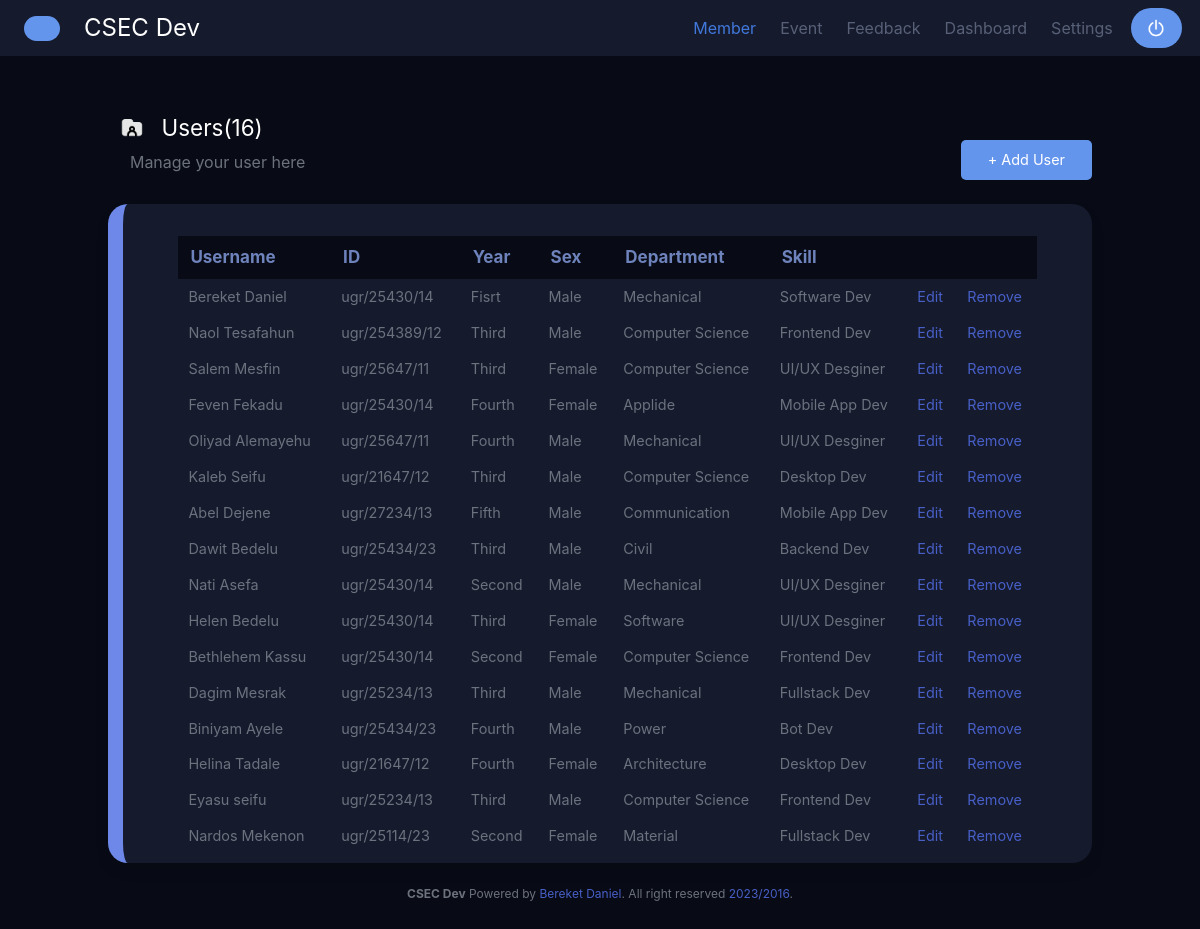
The app's page /member/ (signed in) with its own data.
### DevApp/models.py (models this page shows, shortened)
class Member(models.Model):
  fisrtname = models.CharField(max_length=255)
  ugr = models.CharField(max_length=255)
  sex = models.CharField(max_length=255)
  department  = models.CharField(max_length=255)
  year = models.CharField(max_length=255)
  skill = models.CharField(max_length=255)

### DevApp/views.py (the view, shortened to what this page needs)
# urls.py: path('member/', views.member, name = 'member'),
def member(request):
    memberList = Member.objects.all()
    totalMember = Member.objects.count()
    name = request.session.get('name')
    if name:
        return render(request, "member.html" ,{'memberList': memberList,"totalMember":totalMember})
    else:
        return redirect('login')

### templates/member.html (shortened to what this page needs)
{% extends 'base.html' %}
{% load static %}
{% block content %}
<center>
  <div style="color: white; font-size: 1.4rem; font-weight: semi bold; float: left; " ><span class="icon-text ">
    <span class="icon mt-3">
      <img src="{% static "images/folder.png" %}" >
    </span>
    <span class="column ">Users({{totalMember}})</span>
  </span>
</div>
  <br>  <br>
  <div class="columns is-flex-direction-row is-justify-content-space-between">
    <div id="manage-txt" style="color:  #6c717e; font-size: 1rem; font-weight: normal; padding-top: 0.6rem; margin-left: -9.8rem;">Manage your user here</div>
    <div  class="buttons">
      <a id="btn-add" class="button is-primary js-modal-trigger"  data-target="modal-js-example" style="border-radius: 5px; background-color: cornflowerblue;  ">
        <strong style="font-size: 0.9rem; font-weight:normal; padding-left: 10px; padding-right: 10px;">+ Add User</strong>
      </a>
    </div>
  </div>
  <br>
  <div class="columns box is-centered second-col"  style="background-color: #151B2D; height: 70vh; border-radius: 20px; border-left: #6d88e8 solid 15px; overflow-x: scroll;" >
    <div class="column">
      <table class="table  is-borderless  " style="width: 95%; background-color:  #151B2D ;">
        <thead class="has-text-white" style="border-radius: 10px;">
          <tr  class=" is-rounded" style="background-color: #080B15;">
            <th><abbr style="color: #6e82bc;" >Username</abbr></th>
            <th><abbr   style="color: #6e82bc;">ID</abbr></th>
            <th><abbr   style="color: #6e82bc;">Year</abbr></th>
            <th><abbr   style="color: #6e82bc;">Sex</abbr></th>
            <th><abbr   style="color: #6e82bc;">Department</abbr></th>
            <th><abbr   style="color: #6e82bc;">Skill</abbr></th>
            <th><abbr   style="color: #6e82bc;" ></abbr></th>
            <th><abbr   style="color: #6e82bc;" ></abbr></th>
          </tr>
        </thead>
        <tbody class="tb "  style="font-size: 1rem;" >
          {% for memberLists in memberList %}
          <tr style="color: #6c717e; ">
            <td  style="font-size:0.9rem;">{{ memberLists.fisrtname }} </td>
            <td style="font-size:0.9rem;">{{ memberLists.ugr }} </td>
            <td style="font-size:0.9rem;">{{ memberLists.year }} </td>
            <td style="font-size:0.9rem;">{{ memberLists.sex}} </td>
            <td style="font-size:0.9rem;">{{ memberLists.department }} </td>
            <td style="font-size:0.9rem;">{{ memberLists.skill }} </td>
            <td style="font-size:0.9rem; color: cornflowerblue"><a href="updateMember/{{memberLists.id}}" data-target="modal-js"  class="js-modal">Edit</a></td>
            <td style="font-size:0.9rem; color: cornflowerblue"><a href="deleteMember/{{memberLists.id}}">Remove</a></td>
          </tr>
          {% endfor %}
        </tbody>
      </table>
    </div>
  </div>
</center>
{% endblock %}

### templates/base.html (style rules this page uses)
.table td { font-size: 17px; border: none }
.table th { font-size: 17px; border: none }

### records on screen
Member: fisrtname "Bereket Daniel", ugr "ugr/25430/14", year "Fisrt", sex "Male", department "Mechanical", skill "Software Dev"
Member: fisrtname "Naol Tesafahun", ugr "ugr/254389/12", year "Third", sex "Male", department "Computer Science", skill "Frontend Dev"
Member: fisrtname "Salem Mesfin", ugr "ugr/25647/11", year "Third", sex "Female", department "Computer Science", skill "UI/UX Desginer"
Member: fisrtname "Feven Fekadu", ugr "ugr/25430/14", year "Fourth", sex "Female", department "Applide", skill "Mobile App Dev"
Member: fisrtname "Oliyad Alemayehu", ugr "ugr/25647/11", year "Fourth", sex "Male", department "Mechanical", skill "UI/UX Desginer"
Member: fisrtname "Kaleb Seifu", ugr "ugr/21647/12", year "Third", sex "Male", department "Computer Science", skill "Desktop Dev"
Member: fisrtname "Abel Dejene", ugr "ugr/27234/13", year "Fifth", sex "Male", department "Communication", skill "Mobile App Dev"
Member: fisrtname "Dawit Bedelu", ugr "ugr/25434/23", year "Third", sex "Male", department "Civil", skill "Backend Dev"
Member: fisrtname "Nati Asefa", ugr "ugr/25430/14", year "Second", sex "Male", department "Mechanical", skill "UI/UX Desginer"
Member: fisrtname "Helen Bedelu", ugr "ugr/25430/14", year "Third", sex "Female", department "Software", skill "UI/UX Desginer"
Member: fisrtname "Bethlehem Kassu", ugr "ugr/25430/14", year "Second", sex "Female", department "Computer Science", skill "Frontend Dev"
Member: fisrtname "Dagim Mesrak", ugr "ugr/25234/13", year "Third", sex "Male", department "Mechanical", skill "Fullstack Dev"
Member: fisrtname "Biniyam Ayele", ugr "ugr/25434/23", year "Fourth", sex "Male", department "Power", skill "Bot Dev"
Member: fisrtname "Helina Tadale", ugr "ugr/21647/12", year "Fourth", sex "Female", department "Architecture", skill "Desktop Dev"
Member: fisrtname "Eyasu seifu", ugr "ugr/25234/13", year "Third", sex "Male", department "Computer Science", skill "Frontend Dev"
Member: fisrtname "Nardos Mekenon", ugr "ugr/25114/23", year "Second", sex "Female", department "Material", skill "Fullstack Dev"

### other values on screen
{{ totalMember }} "16"
